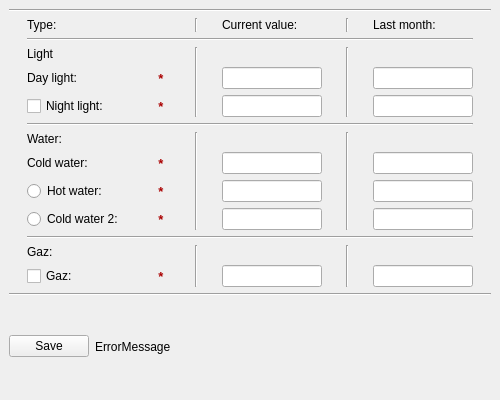
<?xml version="1.0" encoding="UTF-8"?>
<ui version="4.0">
 <class>MainDisplay</class>
 <widget class="QMainWindow" name="MainDisplay">
  <property name="geometry">
   <rect>
    <x>0</x>
    <y>0</y>
    <width>500</width>
    <height>400</height>
   </rect>
  </property>
  <property name="minimumSize">
   <size>
    <width>400</width>
    <height>400</height>
   </size>
  </property>
  <property name="maximumSize">
   <size>
    <width>500</width>
    <height>500</height>
   </size>
  </property>
  <property name="windowTitle">
   <string>MainWindow</string>
  </property>
  <widget class="QWidget" name="centralwidget">
   <layout class="QVBoxLayout" name="verticalLayout_2">
    <item>
     <layout class="QVBoxLayout" name="verticalLayout">
      <item>
       <widget class="Line" name="line_13">
        <property name="orientation">
         <enum>Qt::Horizontal</enum>
        </property>
       </widget>
      </item>
      <item>
       <layout class="QGridLayout" name="gridLayout_2">
        <item row="1" column="0" colspan="6">
         <widget class="Line" name="line_4">
          <property name="orientation">
           <enum>Qt::Horizontal</enum>
          </property>
         </widget>
        </item>
        <item row="9" column="3">
         <widget class="QLineEdit" name="lineEditColdWater2">
          <property name="maximumSize">
           <size>
            <width>100</width>
            <height>16777215</height>
           </size>
          </property>
         </widget>
        </item>
        <item row="2" column="2" rowspan="3">
         <widget class="Line" name="line_5">
          <property name="orientation">
           <enum>Qt::Vertical</enum>
          </property>
         </widget>
        </item>
        <item row="4" column="5">
         <widget class="QLineEdit" name="lineEditLastNightLight">
          <property name="maximumSize">
           <size>
            <width>100</width>
            <height>16777215</height>
           </size>
          </property>
         </widget>
        </item>
        <item row="11" column="4" rowspan="2">
         <widget class="Line" name="line_10">
          <property name="orientation">
           <enum>Qt::Vertical</enum>
          </property>
         </widget>
        </item>
        <item row="4" column="0">
         <widget class="QCheckBox" name="checkBoxNightLight">
          <property name="maximumSize">
           <size>
            <width>100</width>
            <height>16777215</height>
           </size>
          </property>
          <property name="text">
           <string>Night light:</string>
          </property>
         </widget>
        </item>
        <item row="6" column="2" rowspan="4">
         <widget class="Line" name="line_6">
          <property name="orientation">
           <enum>Qt::Vertical</enum>
          </property>
         </widget>
        </item>
        <item row="5" column="0" colspan="6">
         <widget class="Line" name="line_3">
          <property name="orientation">
           <enum>Qt::Horizontal</enum>
          </property>
         </widget>
        </item>
        <item row="0" column="4">
         <widget class="Line" name="line_12">
          <property name="orientation">
           <enum>Qt::Vertical</enum>
          </property>
         </widget>
        </item>
        <item row="0" column="5">
         <widget class="QLabel" name="label_3">
          <property name="maximumSize">
           <size>
            <width>100</width>
            <height>16777215</height>
           </size>
          </property>
          <property name="text">
           <string>Last month:</string>
          </property>
         </widget>
        </item>
        <item row="3" column="0">
         <widget class="QLabel" name="labelDayLight">
          <property name="maximumSize">
           <size>
            <width>100</width>
            <height>16777215</height>
           </size>
          </property>
          <property name="text">
           <string>Day light:</string>
          </property>
         </widget>
        </item>
        <item row="12" column="0">
         <widget class="QCheckBox" name="checkBoxGaz">
          <property name="maximumSize">
           <size>
            <width>100</width>
            <height>16777215</height>
           </size>
          </property>
          <property name="text">
           <string>Gaz: </string>
          </property>
         </widget>
        </item>
        <item row="3" column="5">
         <widget class="QLineEdit" name="lineEditLastDayLight">
          <property name="maximumSize">
           <size>
            <width>100</width>
            <height>16777215</height>
           </size>
          </property>
         </widget>
        </item>
        <item row="2" column="4" rowspan="3">
         <widget class="Line" name="line_8">
          <property name="orientation">
           <enum>Qt::Vertical</enum>
          </property>
         </widget>
        </item>
        <item row="3" column="3">
         <widget class="QLineEdit" name="lineEditDayLight">
          <property name="maximumSize">
           <size>
            <width>100</width>
            <height>16777215</height>
           </size>
          </property>
         </widget>
        </item>
        <item row="7" column="0">
         <widget class="QLabel" name="labelColdWater">
          <property name="maximumSize">
           <size>
            <width>100</width>
            <height>16777215</height>
           </size>
          </property>
          <property name="text">
           <string>Cold water:</string>
          </property>
         </widget>
        </item>
        <item row="10" column="0" colspan="6">
         <widget class="Line" name="line_2">
          <property name="orientation">
           <enum>Qt::Horizontal</enum>
          </property>
         </widget>
        </item>
        <item row="7" column="3">
         <widget class="QLineEdit" name="lineEditColdWater">
          <property name="maximumSize">
           <size>
            <width>100</width>
            <height>16777215</height>
           </size>
          </property>
         </widget>
        </item>
        <item row="6" column="0">
         <widget class="QLabel" name="labelWater">
          <property name="maximumSize">
           <size>
            <width>100</width>
            <height>16777215</height>
           </size>
          </property>
          <property name="text">
           <string>Water:</string>
          </property>
         </widget>
        </item>
        <item row="12" column="5">
         <widget class="QLineEdit" name="lineEditLastGaz">
          <property name="maximumSize">
           <size>
            <width>100</width>
            <height>16777215</height>
           </size>
          </property>
         </widget>
        </item>
        <item row="12" column="3">
         <widget class="QLineEdit" name="lineEditGaz">
          <property name="maximumSize">
           <size>
            <width>100</width>
            <height>16777215</height>
           </size>
          </property>
         </widget>
        </item>
        <item row="0" column="2">
         <widget class="Line" name="line_11">
          <property name="orientation">
           <enum>Qt::Vertical</enum>
          </property>
         </widget>
        </item>
        <item row="4" column="3">
         <widget class="QLineEdit" name="lineEditNightLight">
          <property name="minimumSize">
           <size>
            <width>0</width>
            <height>0</height>
           </size>
          </property>
          <property name="maximumSize">
           <size>
            <width>100</width>
            <height>16777215</height>
           </size>
          </property>
         </widget>
        </item>
        <item row="6" column="4" rowspan="4">
         <widget class="Line" name="line_9">
          <property name="orientation">
           <enum>Qt::Vertical</enum>
          </property>
         </widget>
        </item>
        <item row="8" column="3">
         <widget class="QLineEdit" name="lineEditHotWater">
          <property name="maximumSize">
           <size>
            <width>100</width>
            <height>16777215</height>
           </size>
          </property>
         </widget>
        </item>
        <item row="0" column="3">
         <widget class="QLabel" name="label_2">
          <property name="maximumSize">
           <size>
            <width>100</width>
            <height>16777215</height>
           </size>
          </property>
          <property name="text">
           <string>Current value:</string>
          </property>
         </widget>
        </item>
        <item row="0" column="0">
         <widget class="QLabel" name="label">
          <property name="maximumSize">
           <size>
            <width>100</width>
            <height>16777215</height>
           </size>
          </property>
          <property name="text">
           <string>Type:</string>
          </property>
         </widget>
        </item>
        <item row="11" column="2" rowspan="2">
         <widget class="Line" name="line_7">
          <property name="orientation">
           <enum>Qt::Vertical</enum>
          </property>
         </widget>
        </item>
        <item row="2" column="0">
         <widget class="QLabel" name="label_4">
          <property name="maximumSize">
           <size>
            <width>100</width>
            <height>16777215</height>
           </size>
          </property>
          <property name="text">
           <string>Light</string>
          </property>
         </widget>
        </item>
        <item row="11" column="0">
         <widget class="QLabel" name="labelGaz">
          <property name="maximumSize">
           <size>
            <width>100</width>
            <height>16777215</height>
           </size>
          </property>
          <property name="text">
           <string>Gaz:</string>
          </property>
         </widget>
        </item>
        <item row="9" column="5">
         <widget class="QLineEdit" name="lineEditLastColdWater2">
          <property name="maximumSize">
           <size>
            <width>100</width>
            <height>16777215</height>
           </size>
          </property>
         </widget>
        </item>
        <item row="3" column="1">
         <widget class="QLabel" name="labelWarnDayLight">
          <property name="maximumSize">
           <size>
            <width>20</width>
            <height>16777215</height>
           </size>
          </property>
          <property name="palette">
           <palette>
            <active>
             <colorrole role="WindowText">
              <brush brushstyle="SolidPattern">
               <color alpha="255">
                <red>170</red>
                <green>0</green>
                <blue>0</blue>
               </color>
              </brush>
             </colorrole>
             <colorrole role="Text">
              <brush brushstyle="SolidPattern">
               <color alpha="255">
                <red>170</red>
                <green>0</green>
                <blue>0</blue>
               </color>
              </brush>
             </colorrole>
             <colorrole role="ButtonText">
              <brush brushstyle="SolidPattern">
               <color alpha="255">
                <red>170</red>
                <green>0</green>
                <blue>0</blue>
               </color>
              </brush>
             </colorrole>
             <colorrole role="PlaceholderText">
              <brush brushstyle="SolidPattern">
               <color alpha="128">
                <red>255</red>
                <green>0</green>
                <blue>0</blue>
               </color>
              </brush>
             </colorrole>
            </active>
            <inactive>
             <colorrole role="WindowText">
              <brush brushstyle="SolidPattern">
               <color alpha="255">
                <red>170</red>
                <green>0</green>
                <blue>0</blue>
               </color>
              </brush>
             </colorrole>
             <colorrole role="Text">
              <brush brushstyle="SolidPattern">
               <color alpha="255">
                <red>170</red>
                <green>0</green>
                <blue>0</blue>
               </color>
              </brush>
             </colorrole>
             <colorrole role="ButtonText">
              <brush brushstyle="SolidPattern">
               <color alpha="255">
                <red>170</red>
                <green>0</green>
                <blue>0</blue>
               </color>
              </brush>
             </colorrole>
             <colorrole role="PlaceholderText">
              <brush brushstyle="SolidPattern">
               <color alpha="128">
                <red>255</red>
                <green>0</green>
                <blue>0</blue>
               </color>
              </brush>
             </colorrole>
            </inactive>
            <disabled>
             <colorrole role="WindowText">
              <brush brushstyle="SolidPattern">
               <color alpha="255">
                <red>170</red>
                <green>0</green>
                <blue>0</blue>
               </color>
              </brush>
             </colorrole>
             <colorrole role="Text">
              <brush brushstyle="SolidPattern">
               <color alpha="255">
                <red>170</red>
                <green>0</green>
                <blue>0</blue>
               </color>
              </brush>
             </colorrole>
             <colorrole role="ButtonText">
              <brush brushstyle="SolidPattern">
               <color alpha="255">
                <red>170</red>
                <green>0</green>
                <blue>0</blue>
               </color>
              </brush>
             </colorrole>
             <colorrole role="PlaceholderText">
              <brush brushstyle="SolidPattern">
               <color alpha="128">
                <red>0</red>
                <green>0</green>
                <blue>0</blue>
               </color>
              </brush>
             </colorrole>
            </disabled>
           </palette>
          </property>
          <property name="font">
           <font>
            <pointsize>10</pointsize>
            <weight>75</weight>
            <bold>true</bold>
           </font>
          </property>
          <property name="styleSheet">
           <string notr="true">color: rgb(170, 0, 0);</string>
          </property>
          <property name="text">
           <string>*</string>
          </property>
          <property name="alignment">
           <set>Qt::AlignCenter</set>
          </property>
         </widget>
        </item>
        <item row="7" column="1">
         <widget class="QLabel" name="labelWarnColdWater">
          <property name="maximumSize">
           <size>
            <width>20</width>
            <height>16777215</height>
           </size>
          </property>
          <property name="font">
           <font>
            <pointsize>10</pointsize>
            <weight>75</weight>
            <bold>true</bold>
           </font>
          </property>
          <property name="styleSheet">
           <string notr="true">color: rgb(170, 0, 0);</string>
          </property>
          <property name="text">
           <string>*</string>
          </property>
          <property name="alignment">
           <set>Qt::AlignCenter</set>
          </property>
         </widget>
        </item>
        <item row="8" column="0">
         <widget class="QRadioButton" name="radioButtonHotWater">
          <property name="maximumSize">
           <size>
            <width>100</width>
            <height>16777215</height>
           </size>
          </property>
          <property name="text">
           <string>Hot water:</string>
          </property>
         </widget>
        </item>
        <item row="9" column="0">
         <widget class="QRadioButton" name="radioButtonColdWater2">
          <property name="maximumSize">
           <size>
            <width>100</width>
            <height>16777215</height>
           </size>
          </property>
          <property name="text">
           <string>Cold water 2:</string>
          </property>
         </widget>
        </item>
        <item row="8" column="1">
         <widget class="QLabel" name="labelWarnHotWater">
          <property name="maximumSize">
           <size>
            <width>20</width>
            <height>16777215</height>
           </size>
          </property>
          <property name="font">
           <font>
            <pointsize>10</pointsize>
            <weight>75</weight>
            <bold>true</bold>
           </font>
          </property>
          <property name="styleSheet">
           <string notr="true">color: rgb(170, 0, 0);</string>
          </property>
          <property name="text">
           <string>*</string>
          </property>
          <property name="alignment">
           <set>Qt::AlignCenter</set>
          </property>
         </widget>
        </item>
        <item row="9" column="1">
         <widget class="QLabel" name="labelWarnColdWater2">
          <property name="maximumSize">
           <size>
            <width>20</width>
            <height>16777215</height>
           </size>
          </property>
          <property name="font">
           <font>
            <pointsize>10</pointsize>
            <weight>75</weight>
            <bold>true</bold>
           </font>
          </property>
          <property name="styleSheet">
           <string notr="true">color: rgb(170, 0, 0);</string>
          </property>
          <property name="text">
           <string>*</string>
          </property>
          <property name="alignment">
           <set>Qt::AlignCenter</set>
          </property>
         </widget>
        </item>
        <item row="12" column="1">
         <widget class="QLabel" name="labelWarnGaz">
          <property name="maximumSize">
           <size>
            <width>20</width>
            <height>16777215</height>
           </size>
          </property>
          <property name="font">
           <font>
            <pointsize>10</pointsize>
            <weight>75</weight>
            <bold>true</bold>
           </font>
          </property>
          <property name="styleSheet">
           <string notr="true">color: rgb(170, 0, 0);</string>
          </property>
          <property name="text">
           <string>*</string>
          </property>
          <property name="alignment">
           <set>Qt::AlignCenter</set>
          </property>
         </widget>
        </item>
        <item row="4" column="1">
         <widget class="QLabel" name="labelWarnNightLight">
          <property name="maximumSize">
           <size>
            <width>20</width>
            <height>16777215</height>
           </size>
          </property>
          <property name="font">
           <font>
            <pointsize>10</pointsize>
            <weight>75</weight>
            <bold>true</bold>
           </font>
          </property>
          <property name="styleSheet">
           <string notr="true">color: rgb(170, 0, 0);</string>
          </property>
          <property name="text">
           <string>*</string>
          </property>
          <property name="alignment">
           <set>Qt::AlignCenter</set>
          </property>
         </widget>
        </item>
        <item row="8" column="5">
         <widget class="QLineEdit" name="lineEditLastHotWater">
          <property name="maximumSize">
           <size>
            <width>100</width>
            <height>16777215</height>
           </size>
          </property>
         </widget>
        </item>
        <item row="7" column="5">
         <widget class="QLineEdit" name="lineEditLastColdWater">
          <property name="maximumSize">
           <size>
            <width>100</width>
            <height>16777215</height>
           </size>
          </property>
         </widget>
        </item>
       </layout>
      </item>
      <item>
       <widget class="Line" name="line">
        <property name="orientation">
         <enum>Qt::Horizontal</enum>
        </property>
       </widget>
      </item>
      <item>
       <layout class="QHBoxLayout" name="horizontalLayoutMenu">
        <item>
         <widget class="QPushButton" name="pushButtonSave">
          <property name="text">
           <string>Save</string>
          </property>
         </widget>
        </item>
        <item>
         <widget class="QLabel" name="labelError">
          <property name="text">
           <string>ErrorMessage</string>
          </property>
         </widget>
        </item>
        <item>
         <spacer name="horizontalSpacer">
          <property name="orientation">
           <enum>Qt::Horizontal</enum>
          </property>
          <property name="sizeHint" stdset="0">
           <size>
            <width>40</width>
            <height>20</height>
           </size>
          </property>
         </spacer>
        </item>
       </layout>
      </item>
     </layout>
    </item>
   </layout>
  </widget>
 </widget>
 <resources/>
 <connections/>
</ui>
